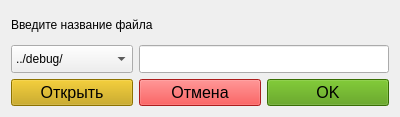
<?xml version="1.0" encoding="UTF-8"?>
<ui version="4.0">
 <class>DialogWindow</class>
 <widget class="QWidget" name="DialogWindow">
  <property name="geometry">
   <rect>
    <x>0</x>
    <y>0</y>
    <width>400</width>
    <height>117</height>
   </rect>
  </property>
  <property name="windowTitle">
   <string>Сохранение в файл</string>
  </property>
  <layout class="QGridLayout" name="gridLayout_3">
   <item row="1" column="0">
    <layout class="QGridLayout" name="gridLayout_2"/>
   </item>
   <item row="0" column="0">
    <layout class="QGridLayout" name="gridLayout">
     <item row="2" column="0">
      <widget class="QPushButton" name="ymlButton">
       <property name="font">
        <font>
         <pointsize>12</pointsize>
        </font>
       </property>
       <property name="cursor">
        <cursorShape>PointingHandCursor</cursorShape>
       </property>
       <property name="styleSheet">
        <string notr="true"> QPushButton {
     background-color: #c4a000
 }</string>
       </property>
       <property name="text">
        <string>Открыть</string>
       </property>
      </widget>
     </item>
     <item row="2" column="1">
      <widget class="QPushButton" name="cancelButton">
       <property name="font">
        <font>
         <pointsize>12</pointsize>
        </font>
       </property>
       <property name="cursor">
        <cursorShape>PointingHandCursor</cursorShape>
       </property>
       <property name="styleSheet">
        <string notr="true"> QPushButton {
     background-color: #ef2929
 }</string>
       </property>
       <property name="text">
        <string>Отмена</string>
       </property>
      </widget>
     </item>
     <item row="1" column="0">
      <widget class="QComboBox" name="comboBox">
       <property name="sizePolicy">
        <sizepolicy hsizetype="Preferred" vsizetype="Preferred">
         <horstretch>0</horstretch>
         <verstretch>0</verstretch>
        </sizepolicy>
       </property>
       <property name="cursor">
        <cursorShape>ArrowCursor</cursorShape>
       </property>
       <property name="duplicatesEnabled">
        <bool>false</bool>
       </property>
       <item>
        <property name="text">
         <string>../debug/</string>
        </property>
       </item>
       <item>
        <property name="text">
         <string>../release/</string>
        </property>
       </item>
       <item>
        <property name="text">
         <string>../res/struct/</string>
        </property>
       </item>
      </widget>
     </item>
     <item row="0" column="0" colspan="3">
      <widget class="QLabel" name="label">
       <property name="text">
        <string>Введите название файла</string>
       </property>
      </widget>
     </item>
     <item row="1" column="1" colspan="2">
      <widget class="QLineEdit" name="lineEdit">
       <property name="sizePolicy">
        <sizepolicy hsizetype="Preferred" vsizetype="Preferred">
         <horstretch>0</horstretch>
         <verstretch>0</verstretch>
        </sizepolicy>
       </property>
      </widget>
     </item>
     <item row="2" column="2">
      <widget class="QPushButton" name="okButton">
       <property name="font">
        <font>
         <pointsize>12</pointsize>
         <weight>50</weight>
         <bold>false</bold>
        </font>
       </property>
       <property name="cursor">
        <cursorShape>PointingHandCursor</cursorShape>
       </property>
       <property name="styleSheet">
        <string notr="true"> QPushButton {
     background-color: #4e9a06
 }</string>
       </property>
       <property name="text">
        <string>OK</string>
       </property>
      </widget>
     </item>
    </layout>
   </item>
  </layout>
 </widget>
 <resources/>
 <connections/>
</ui>
